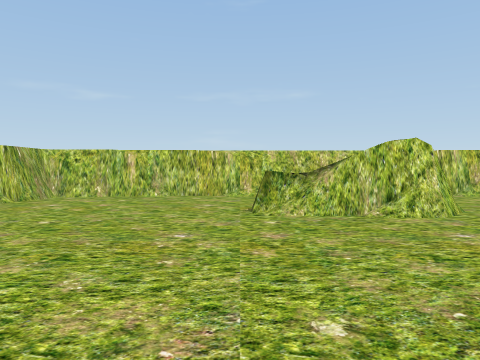
View 1 (above)

12 first-person views from a walk through a 3-D level made in the Unity game engine. The camera is 1.2 m above the floor, tilts 2° down and sees 70° across. The floor is counted in squares, 2 m on a side. Each view is taken from the middle of a square. On the plan, view 1 faces up. The plan holds only what a view shows up to about 10 squares ahead; the rest is blank. The place goes on beyond the plan. The player is left out. Some surface patterns are stand-ins.

View 2
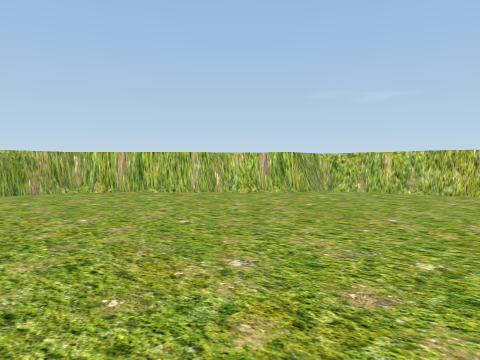

View 3
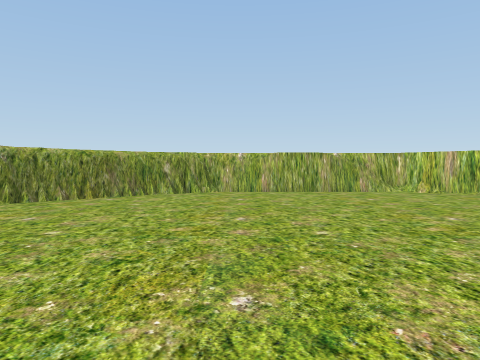

View 4
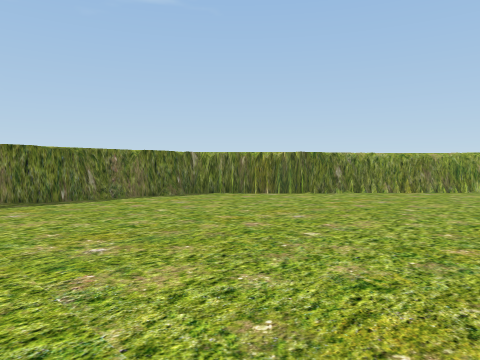

View 5
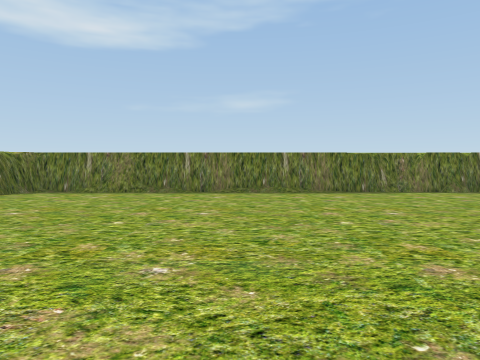

View 6
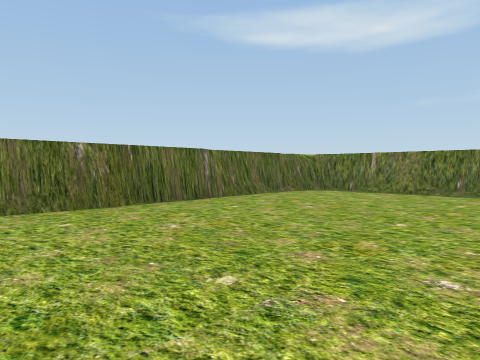

View 7
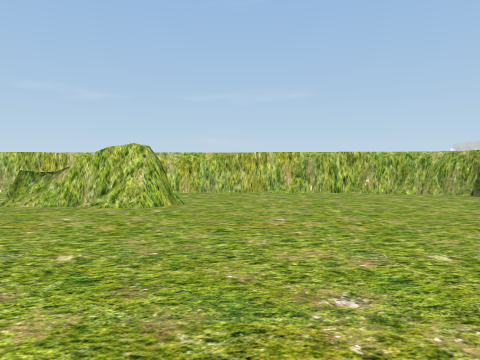

View 8
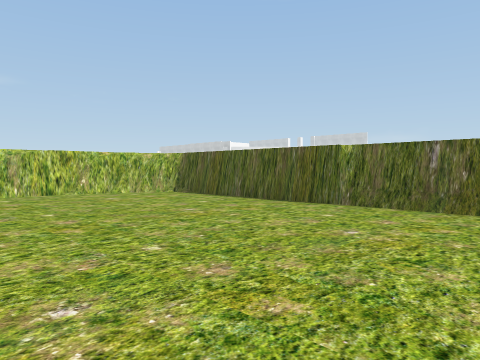

View 9
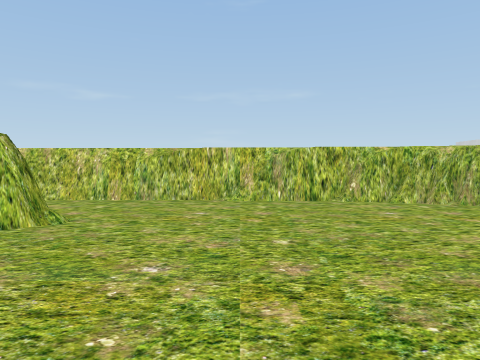

View 10
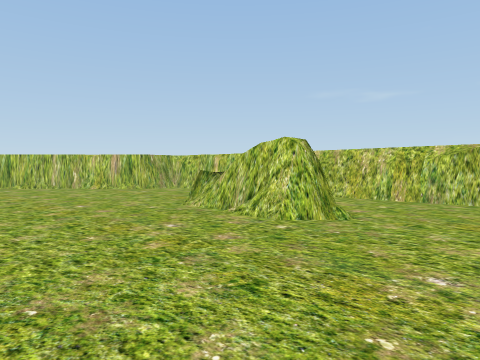

View 11
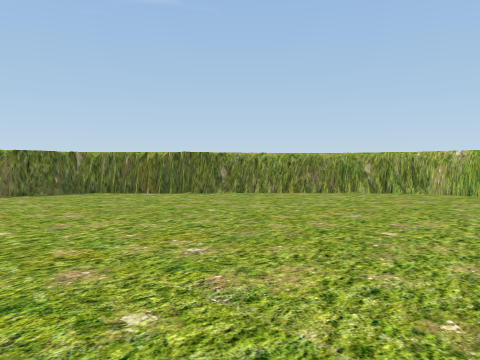

View 12
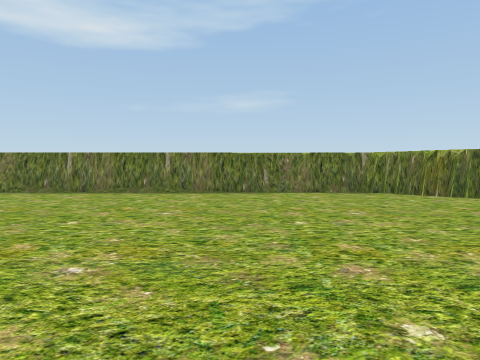

### Floor plan
Key: @ floor where view 1 was taken; # wall or solid block; . floor; / step, stairs or slope; ^ raised ledge.
Columns run from 8 left of view 1 to 10 right of it. Each row starts with its distance up from view 1.
  8      ###^#######
  7     ##... .....##^
  6    ^#.... ......./
  5   ^^.....##....../
  4  ^^............../
  3 ^^.............../
  2 #................/
  1 #................/
  0 #.......@......../
 -1 #................/
 -2 #................/
 -3 #.................#
 -4 ##................#
 -5  ##...............#
 -6   ##..............#
 -7    ##.............^
 -8     ##............#
 -9      ######^^#^#^##

Where each view was taken, in squares from view 1:
view 1: 0 up, 0 right, facing up
view 2: 1 down, 1 right, facing up-left
view 3: 2 down, 1 right, facing left
view 4: 2 down, 3 right, facing down-left
view 5: 0 up, 4 right, facing down
view 6: 0 up, 4 right, facing down-right
view 7: 1 down, 4 right, facing up
view 8: 1 down, 4 right, facing up-right
view 9: 1 up, 5 right, facing up
view 10: 1 up, 5 right, facing up-left
view 11: 0 up, 1 right, facing down-left
view 12: 0 up, 1 right, facing down
